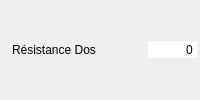
       <widget class="QWidget" name="widget_r_dos" native="true">
        <property name="minimumSize">
         <size>
          <width>200</width>
          <height>26</height>
         </size>
        </property>
        <layout class="QHBoxLayout" name="horizontalLayout_17">
         <property name="spacing">
          <number>2</number>
         </property>
         <property name="leftMargin">
          <number>3</number>
         </property>
         <property name="topMargin">
          <number>3</number>
         </property>
         <property name="rightMargin">
          <number>3</number>
         </property>
         <property name="bottomMargin">
          <number>3</number>
         </property>
         <item>
          <widget class="QLabel" name="label_33">
           <property name="text">
            <string/>
           </property>
           <property name="pixmap">
            <pixmap resource="../images/images.qrc">:/Aptitudes/resistance_dos.png</pixmap>
           </property>
          </widget>
         </item>
         <item>
          <widget class="QLabel" name="label_r_dos">
           <property name="text">
            <string>Résistance Dos</string>
           </property>
          </widget>
         </item>
         <item>
          <spacer name="horizontalSpacer_18">
           <property name="orientation">
            <enum>Qt::Horizontal</enum>
           </property>
           <property name="sizeHint" stdset="0">
            <size>
             <width>37</width>
             <height>12</height>
            </size>
           </property>
          </spacer>
         </item>
         <item>
          <widget class="QSpinBox" name="sp_r_dos">
           <property name="focusPolicy">
            <enum>Qt::NoFocus</enum>
           </property>
           <property name="autoFillBackground">
            <bool>true</bool>
           </property>
           <property name="frame">
            <bool>false</bool>
           </property>
           <property name="alignment">
            <set>Qt::AlignRight|Qt::AlignTrailing|Qt::AlignVCenter</set>
           </property>
           <property name="buttonSymbols">
            <enum>QAbstractSpinBox::NoButtons</enum>
           </property>
           <property name="suffix">
            <string/>
           </property>
           <property name="minimum">
            <number>-999999</number>
           </property>
           <property name="maximum">
            <number>9999999</number>
           </property>
           <property name="stepType">
            <enum>QAbstractSpinBox::DefaultStepType</enum>
           </property>
          </widget>
         </item>
        </layout>
       </widget>
